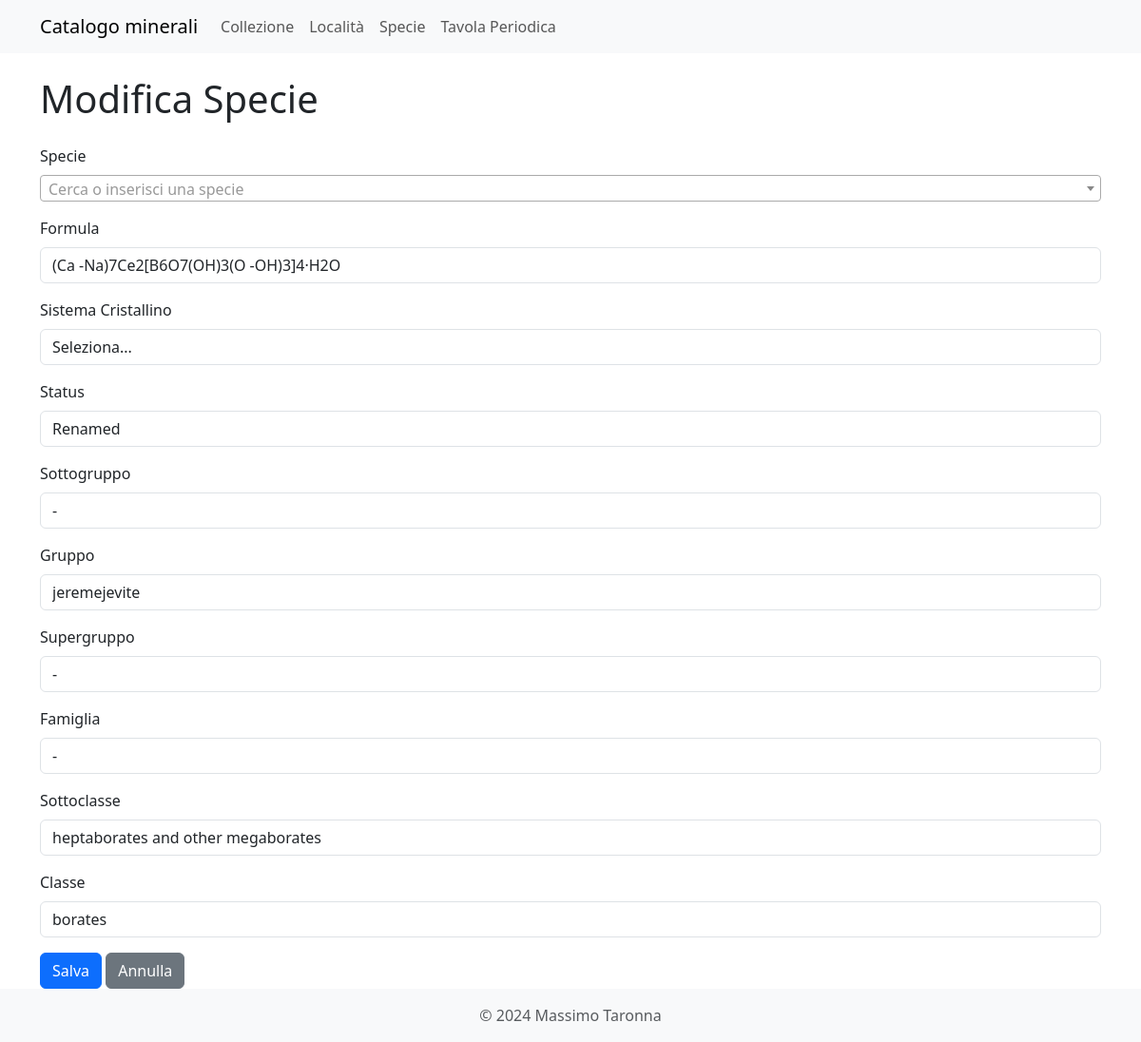
The page /specie/edit/26 on the database its author committed.
### models.py (models this page shows, shortened)
class Specie(db.Model, SerializerMixin):
    id = db.Column(db.Integer, primary_key=True)
    specie = db.Column(db.String(100), unique=True, nullable=False)
    formula = db.Column(db.String(255))
    sistema_xx = db.Column(db.String(50))  # Manteniamo temporaneamente questa colonna
    sistema_xx_id = db.Column(db.Integer, db.ForeignKey('sistema_xx.id', name='fk_specie_sistema_xx'))
    status = db.Column(db.String(50))
    sottogruppo = db.Column(db.String(50))
    gruppo = db.Column(db.String(100))
    supergruppo = db.Column(db.String(50))
    famiglia = db.Column(db.String(50))
    sottoclasse = db.Column(db.String(100))
    classe = db.Column(db.String(100))
    sistema_xx_rel = db.relationship('SistemaXX', back_populates='specie')
    campioni = db.relationship('Collezione', back_populates='specie_rel', lazy='dynamic')
    serialize_rules = ('-campioni', '-sistema_xx_rel')

### app.py (the view)
@app.route('/specie/edit/<int:id>', methods=['GET', 'POST'])
def edit_specie(id):
    specie = Specie.query.get_or_404(id)
    form = SpecieForm(obj=specie)
    form.id.data = specie.id  # Imposta esplicitamente l'id nel form
    if form.validate_on_submit():
        form.populate_obj(specie)
        db.session.commit()
        flash('Specie aggiornata con successo!', 'success')
        return redirect(url_for('specie'))
    return render_template('specie_form.html', form=form, title="Modifica Specie")

### forms.py
class SpecieForm(FlaskForm):
    id = HiddenField('ID')
    specie = StringField('Specie', validators=[DataRequired()])
    formula = StringField('Formula')
    sistema_xx = SelectField('Sistema Cristallino', choices=[
        ('', 'Seleziona...'),
        ('Cubico', 'Cubico'),
        ('Tetragonale', 'Tetragonale'),
        ('Ortorombico', 'Ortorombico'),
        ('Monoclino', 'Monoclino'),
        ('Triclino', 'Triclino'),
        ('Esagonale', 'Esagonale'),
        ('Trigonale', 'Trigonale')
    ])
    status = StringField('Status')
    sottogruppo = StringField('Sottogruppo')
    gruppo = StringField('Gruppo')
    supergruppo = StringField('Supergruppo')
    famiglia = StringField('Famiglia')
    sottoclasse = StringField('Sottoclasse')
    classe = StringField('Classe')

### app.py (called while the page is built)
@app.context_processor
def inject_specie_valide():
    specie_valide_count = db.session.query(func.count(func.distinct(Collezione.specie_id))).filter(Collezione.specie_id.isnot(None)).scalar()
    return {'specie_valide': specie_valide_count}

### templates/specie_form.html (shortened to what this page needs)
{% extends "base.html" %}
{% block content %}
<h1 class="mb-4">{{ title }}</h1>
<form method="POST" action="{{ url_for('edit_specie', id=form.id.data) if form.id.data else url_for('new_specie') }}">
    <div class="mb-3">
        {{ form.specie.label(class="form-label") }}
    </div>
    <div class="mb-3">
        {{ form.formula.label(class="form-label") }}
        {{ form.formula(class="form-control") }}
    </div>
    <div class="mb-3">
        {{ form.sistema_xx.label(class="form-label") }}
        {{ form.sistema_xx(class="form-control") }}
    </div>
    <div class="mb-3">
        {{ form.status.label(class="form-label") }}
        {{ form.status(class="form-control") }}
    </div>
    <div class="mb-3">
        {{ form.sottogruppo.label(class="form-label") }}
        {{ form.sottogruppo(class="form-control") }}
    </div>
    <div class="mb-3">
        {{ form.gruppo.label(class="form-label") }}
        {{ form.gruppo(class="form-control") }}
    </div>
    <div class="mb-3">
        {{ form.supergruppo.label(class="form-label") }}
        {{ form.supergruppo(class="form-control") }}
    </div>
    <div class="mb-3">
        {{ form.famiglia.label(class="form-label") }}
        {{ form.famiglia(class="form-control") }}
    </div>
    <div class="mb-3">
        {{ form.sottoclasse.label(class="form-label") }}
        {{ form.sottoclasse(class="form-control") }}
    </div>
    <div class="mb-3">
        {{ form.classe.label(class="form-label") }}
        {{ form.classe(class="form-control") }}
    </div>
    <button type="submit" class="btn btn-primary">Salva</button>
    <a href="{{ url_for('specie') }}" class="btn btn-secondary">Annulla</a>
</form>
{% endblock %}

### rows shown on the page
Specie: formula "(Ca -Na)7Ce2[B6O7(OH)3(O -OH)3]4·H2O", sistema_xx "Seleziona...", status "Renamed", sottogruppo "-", gruppo "jeremejevite", supergruppo "-", famiglia "-", sottoclasse "heptaborates and other megaborates", classe "borates"

### other values the page prints
{{ title }} "Modifica Specie"
